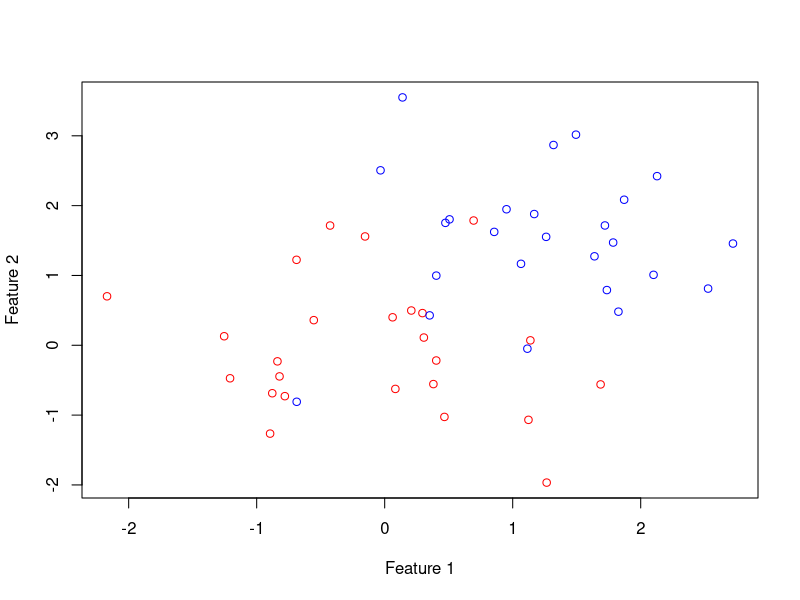
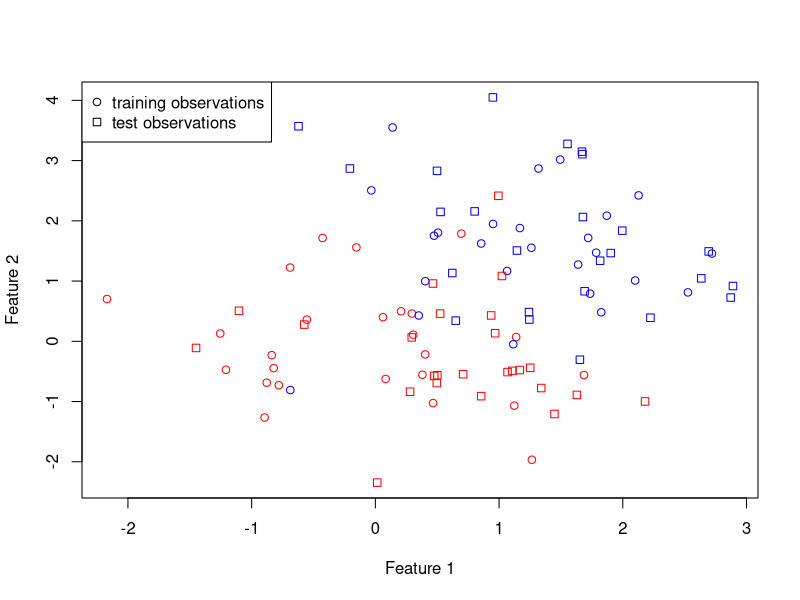
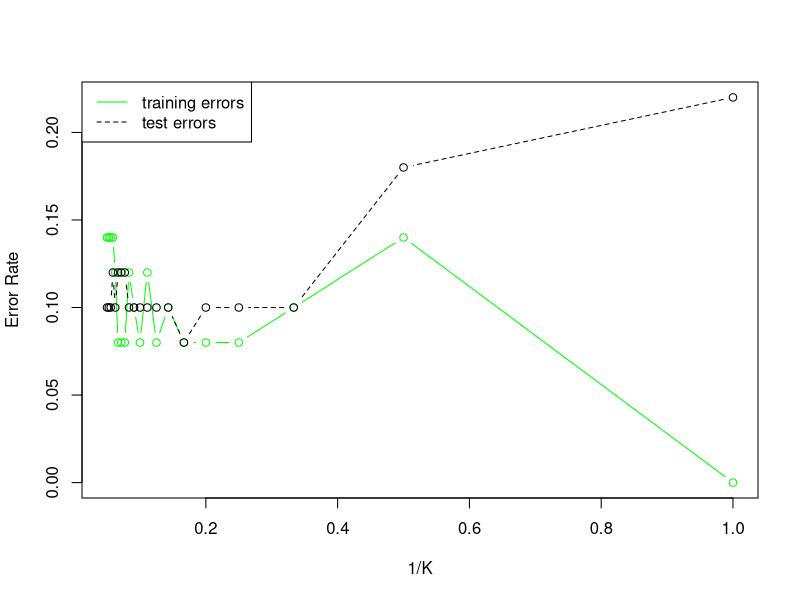
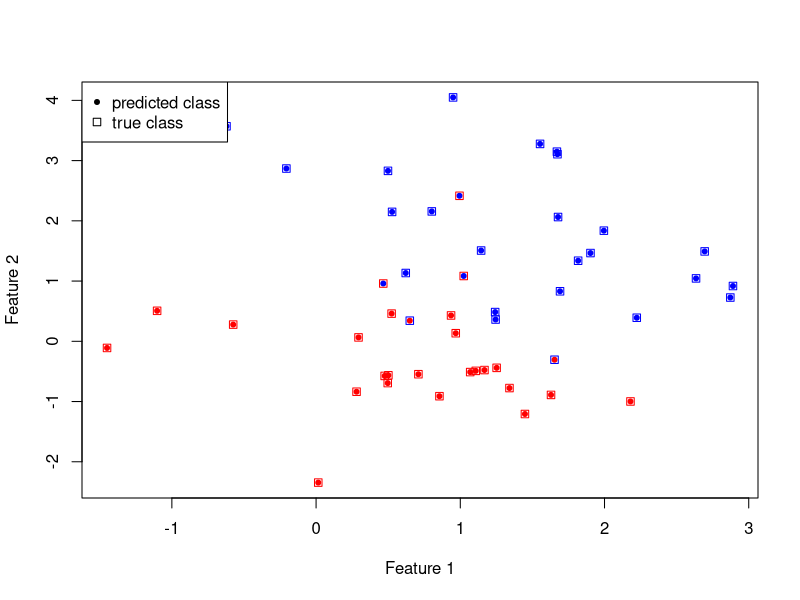
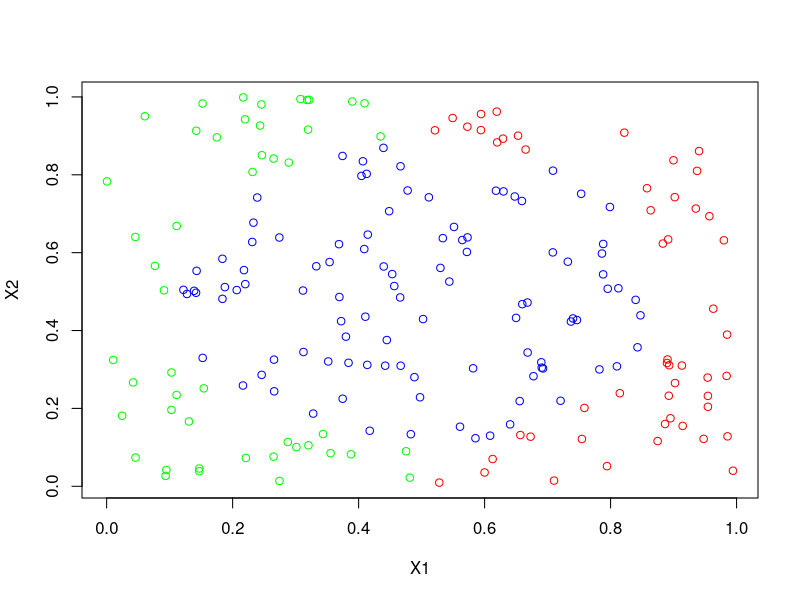
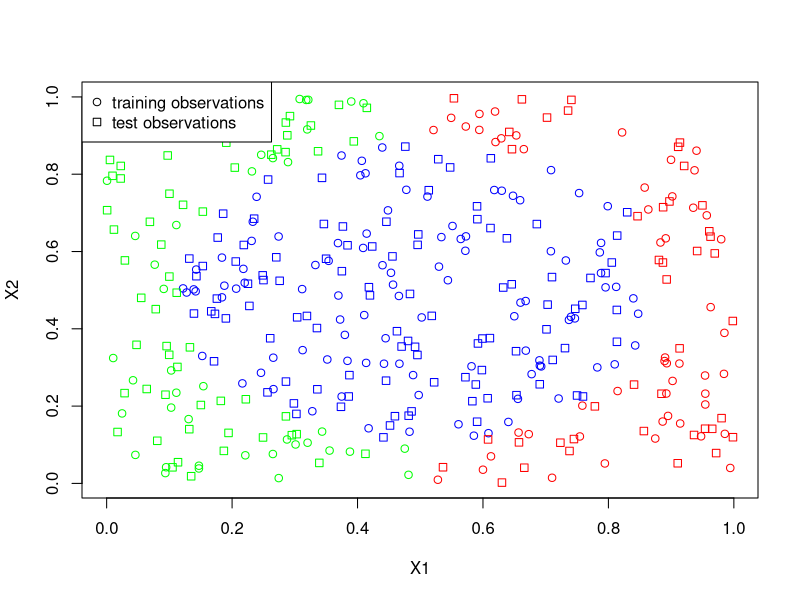
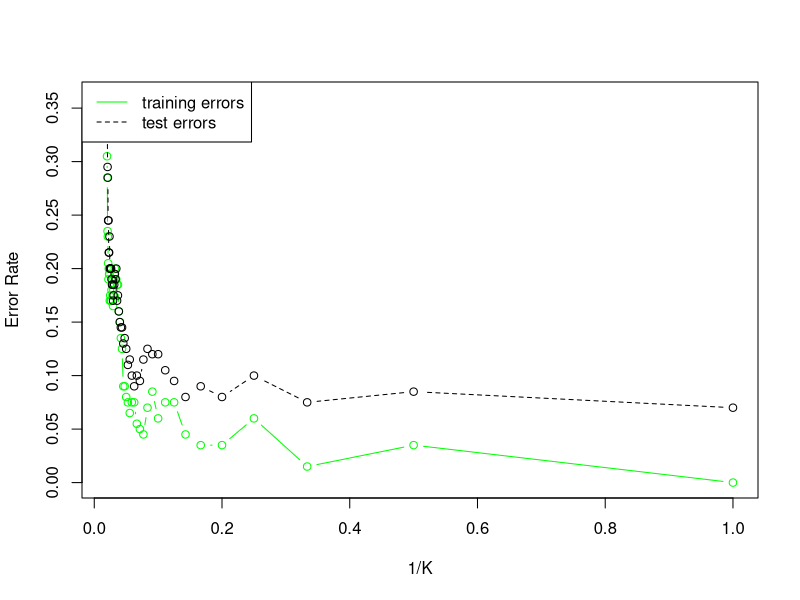
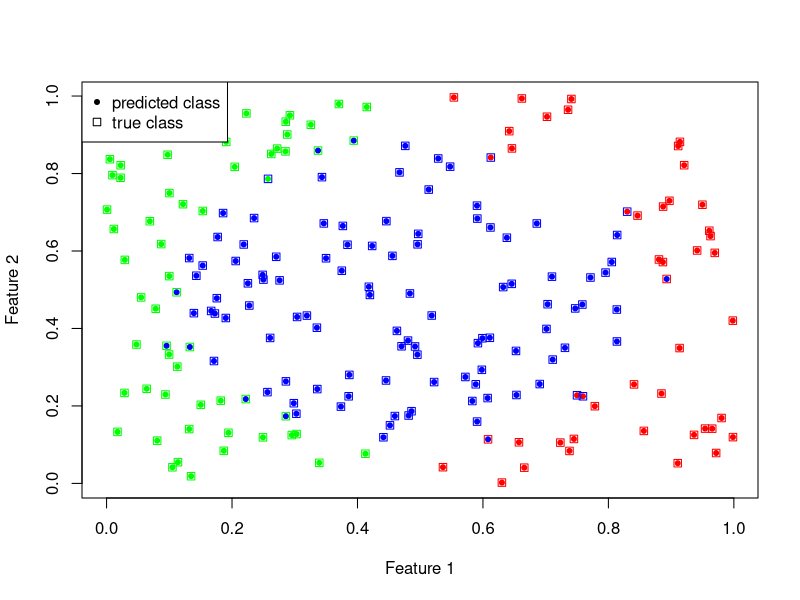

Write R code to recreate these figures, in order.
## ---- chunk 1
knitr::opts_chunk$set(echo = TRUE)
## ---- chunk 2
library(MASS)
set.seed(123)
train_red = mvrnorm(25, c(0, 0), diag(2))
train_blue = mvrnorm(25, c(1.5, 1.5), diag(2))
xlim = range(c(train_red[, 1], train_blue[, 1]))
ylim = range(c(train_red[, 2], train_blue[, 2]))
plot(train_red[, 1], train_red[, 2], col = "red", xlim = xlim, ylim = ylim, xlab = 'Feature 1', ylab = 'Feature 2')
points(train_blue[, 1], train_blue[, 2], col = "blue")
## ---- chunk 3
set.seed(1234)
test_red = mvrnorm(25, c(0, 0), diag(2))
test_blue = mvrnorm(25, c(1.5, 1.5), diag(2))
xlim = range(c(train_red[, 1], train_blue[, 1], test_red[, 1], test_blue[, 1]))
ylim = range(c(train_red[, 2], train_blue[, 2], test_red[, 2], test_blue[, 2]))
plot(train_red[, 1], train_red[, 2], col = "red", xlim = xlim, ylim = ylim, xlab = 'Feature 1', ylab = 'Feature 2')
points(train_blue[, 1], train_blue[, 2], col = "blue")
points(test_red[, 1], test_red[, 2], col = "red", pch = 0)
points(test_blue[, 1], test_blue[, 2], col = "blue", pch = 0)
legend('topleft', c('training observations', 'test observations'), pch = c(1, 0))
## ---- chunk 4
library(class)
train = rbind(train_red, train_blue)
test = rbind(test_red, test_blue)
real = rep(c("red", "blue"), c(25, 25))
error_train = numeric(20)
error_test = numeric(20)
for(i in 1:20){
  pred = knn(train, train, cl = real, k = i)
  error_train[i] = 1 - sum(pred == real) / 50
  pred = knn(train, test, cl = real, k = i)
  error_test[i] = 1 - sum(pred == real) / 50

}
x = 1 / c(1 : 20)
plot(x, error_train, ylim = range(c(error_train, error_test)), type = "b",lty = 1, col = "green", xlab = '1/K', ylab = 'Error Rate')
lines(x, error_test, type = "b",lty = 2, col = "black")
legend('topleft', c('training errors', 'test errors'), col = c("green", "black"), lty = c(1, 2))
## ---- chunk 5
min = error_test[1]
kmin = 1
for(i in 1:20){
  if(min > error_test[i]){
    min = error_test[i]
    kmin = i
  }
}
pred = knn(train, test, cl = real, k = kmin)
plot(test[, 1], test[, 2], col = as.character(pred), pch = 20, xlab = 'Feature 1', ylab = 'Feature 2')
points(test[, 1], test[, 2], col = real, pch = 0)
legend('topleft', c('predicted class', 'true class'), pch = c(20, 0))
## ---- chunk 6
library(mvtnorm)
pro = numeric(10000)
for(i in 1:10000){
  Y = sample(c("red", "blue"), size = 1)
  if(Y == "red"){
    X = mvrnorm(100, c(0, 0), diag(2))
    pdf_true = dmvnorm(X, c(0, 0), diag(2))
    pdf_wrong = dmvnorm(X, c(0.1, 0.1), diag(2))
  } else {
    X = mvrnorm(100, c(0.1, 0.1), diag(2))
    pdf_wrong = dmvnorm(X, c(0.1, 0.1), diag(2))
    pdf_true = dmvnorm(X, c(0, 0), diag(2))
  }
  time = 0
  for(j in 1:100){
    if(pdf_true[j] > pdf_wrong[j])
      time = time + 1
  }
  pro[i] = time / 100
}
1 - sum(pro)/10000
## ---- chunk 7
rm(list = ls())
set.seed(123)
train_x1 = runif(200, 0, 1)
set.seed(1234)
train_x2 = runif(200, 0, 1)
train_label = numeric(200)
for(i in 1:200){
  if(((train_x1[i] - 0.5) ^ 2 + (train_x2[i] - 0.5) ^ 2 )> 0.15) {
    if(train_x1[i] > 0.5) {
      train_label[i] = "red"
    } else {
      train_label[i] = "green"
    } 
  } else {
    train_label[i] = "blue"
  }
}
plot(train_x1, train_x2, col = train_label, xlab = 'X1', ylab = 'X2')
## ---- chunk 8
set.seed(246)
test_x1 = runif(200, 0, 1)
set.seed(2468)
test_x2 = runif(200, 0, 1)
test_label = numeric(200)
for(i in 1:200){
  if(((test_x1[i] - 0.5) ^ 2 + (test_x2[i] - 0.5) ^ 2 )> 0.15) {
    if(test_x1[i] > 0.5) {
      test_label[i] = "red"
    } else {
      test_label[i] = "green"
    } 
  } else {
    test_label[i] = "blue"
  }
}
plot(train_x1, train_x2, xlim = range(c(train_x1, test_x1)), ylim = range(c(train_x2, test_x2)), col = train_label, xlab = 'X1', ylab = 'X2')
points(test_x1, test_x2, col = test_label, pch = 0)
legend('topleft', c('training observations', 'test observations'), pch = c(1, 0))
## ---- chunk 9
train = cbind(train_x1, train_x2)
test = cbind(test_x1, test_x2)
error_train = numeric(50)
error_test = numeric(50)
for(i in 1:50) {
  pred = knn(train, train, cl = train_label, k = i)
  error_train[i] = 1 - sum(pred == train_label) / 200
  pred = knn(train, test, cl = train_label, k = i)
  error_test[i] = 1 - sum(pred == test_label) / 200
}
x = 1 / c(1:50)
plot(x, error_train, ylim = range(c(error_train, error_test)), type = "b",lty = 1, col = "green", xlab = '1/K', ylab = 'Error Rate')
lines(x, error_test, type = "b",lty = 2, col = "black")
legend('topleft', c('training errors', 'test errors'), col = c("green", "black"), lty = c(1, 2))
## ---- chunk 10
min = error_test[1]
kmin = 1
for(i in 1:50){
  if(min > error_test[i]){
    min = error_test[i]
    kmin = i
  }
}
pred = knn(train, test, cl = train_label, k = kmin)
plot(test[, 1], test[, 2], col = as.character(pred), pch = 20, xlab = 'Feature 1', ylab = 'Feature 2')
points(test[, 1], test[, 2], col = test_label, pch = 0)
legend('topleft', c('predicted class', 'true class'), pch = c(20, 0))
## ---- chunk 11
library(MASS)
data(Boston)
nrow(Boston)
## ---- chunk 12
ncol(Boston)
## ---- chunk 13
pairs(Boston)
## ---- chunk 14
plot(Boston$age, Boston$crim)
## ---- chunk 15
plot(Boston$dis, Boston$crim)
## ---- chunk 16
plot(Boston$rad, Boston$crim)
## ---- chunk 17
plot(Boston$tax, Boston$crim)
## ---- chunk 18
plot(Boston$ptratio, Boston$crim)
## ---- chunk 19
hist(Boston$crim, breaks = 50)
## ---- chunk 20
nrow(Boston[Boston$crim > 20, ])
range(Boston$crim)
## ---- chunk 21
hist(Boston$tax, breaks = 50)
## ---- chunk 22
nrow(Boston[Boston$tax > 660, ])
range(Boston$tax)
## ---- chunk 23
hist(Boston$ptratio, breaks = 50)
## ---- chunk 24
nrow(Boston[Boston$ptratio > 20, ])
range(Boston$ptratio)
## ---- chunk 25
nrow(Boston[Boston$chas == 1, ])
## ---- chunk 26
mean(Boston$ptratio)
sd(Boston$ptratio)
## ---- chunk 27
t(subset(Boston, medv == max(Boston$medv)))
## ---- chunk 28
nrow(Boston[Boston$rm > 6, ])
## ---- chunk 29
nrow(Boston[Boston$rm > 8, ])
## ---- chunk 30
summary(subset(Boston, rm > 8))
## ---- chunk 31
summary(Boston)
